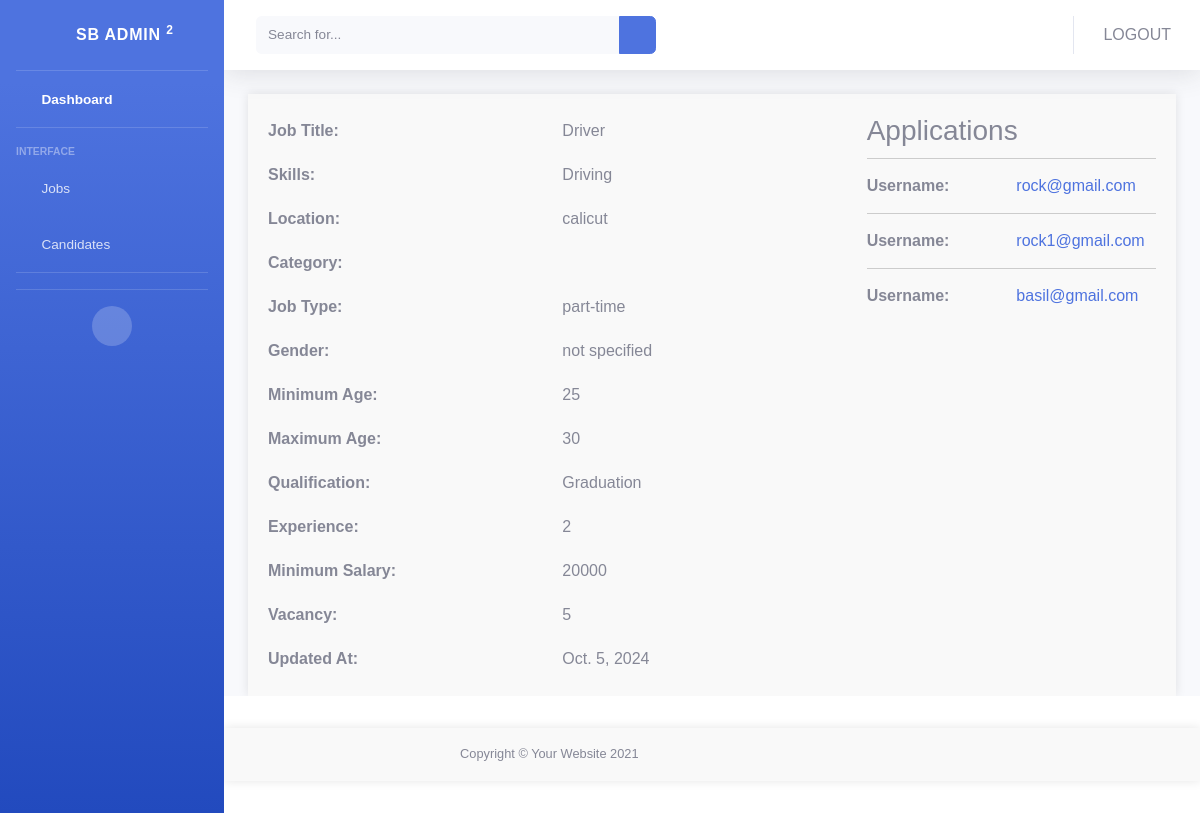
The app's page /job-details-admin/12 with its own data.
### app1/models.py (models this page shows, shortened)
class Jobs(models.Model):
    CATEGORY_TYPE = (
        ("all_categories", "All Categories"),
        ("software_development", "Software Development"),
        ("data_science", "Data Science"),
        ("marketing", "Marketing"),
        ("design", "Design"),
        ("sales", "Sales"),
        ("human_resources", "Human Resources"),
        ("finance", "Finance"),
        ("education", "Education"),
        ("healthcare", "Healthcare"),
        ("customer_service", "Customer Service"),
        ("administration", "Administration"),
        ("engineering", "Engineering"),
        ("construction", "Construction"),
        ("retail", "Retail"),
        ("transportation", "Transportation"),
        ("hospitality", "Hospitality"),
        ("legal", "Legal"),
        ("media", "Media"),
        ("real_estate", "Real Estate"),
        ("government", "Government"),
        ("other", "Other"),
    )
    JOB_TYPES = (
        ('all_type','All Job Types'),
        ("full_time", "Full Time"),
        ("part_time", "Part Time"),
        ("remote", "Remote"),
        ("freelance", "Freelance"),
    )
    JOB_LOCATION = (
      ('all', 'ALL'),
      ('trivandrum', 'Trivandrum'),
      ('kochi', 'Kochi'),
      ('kollam', 'Kollam'),
      ('kottayam', 'Kottayam'),
      ('thrissur', 'Thrissur'),
      ('palakkad', 'Palakkad'),
      ('malappuram', 'Malappuram'),
      ('calicut', 'Calicut'),
      ('kannur', 'Kannur'),
      ('wayanad', 'Wayanad'),
      ('alappuzha', 'Alappuzha'),
      ('idukki', 'Idukki'),
      ('kasaragod', 'Kasaragod'),
      ('pathanamthitta', 'Pathanamthitta'),
     )
    title = models.CharField(max_length=100)
    skills = models.CharField(max_length=100, null=True)
    location = models.CharField(choices=JOB_LOCATION, max_length=30, null=True, default='calicut')
    categories = models.CharField(choices=CATEGORY_TYPE, max_length=30, null=True, default='marketing')
    job_type = models.CharField(choices=JOB_TYPES, max_length=30, null=True, default='full_time')
    gender = models.CharField(max_length=100, null=True)
    min_age = models.IntegerField(null=True)
    max_age = models.IntegerField(null=True)
    qualification = models.CharField(max_length=100)
    experience = models.IntegerField()
    min_salary = models.CharField(max_length=100)
    max_salary = models.CharField(max_length=100)
    vacancy = models.IntegerField(null=True)
    updated_at = models.DateField(auto_now=True, null=True)

class JobApplications(models.Model):
      user = models.ForeignKey(User, on_delete = models.CASCADE)
      job = models.ForeignKey(Jobs, on_delete=models.CASCADE)
      applied_date = models.DateTimeField( auto_now=True)
      status = models.CharField(max_length = 100 , default='pending')

### app1/views.py (the view)
# urls.py: path("job-details-admin/<int:pk>",views.job_details_admin,name="job-details-admin"),
def job_details_admin(request,pk):
      job = Jobs.objects.get(id=pk)
      applications = JobApplications.objects.filter(job=job)
      context = {'job':job,'applications':applications}
      return render(request,'admin/job_details.html',context)

### templates/admin/job_details.html (shortened to what this page needs)
{% extends 'admin/base.html' %}
{% block main %}
<div class="container">
      <div class="job-details">
          <div class="label">Job Title:</div>
          <div class="value">{{job.title}}</div>
          <div class="label">Skills:</div>
          <div class="value">{{job.skills}}</div>
          <div class="label">Location:</div>
          <div class="value">{{job.location}}</div>
          <div class="label">Category:</div>
          <div class="value">{{job.category}}</div>
          <div class="label">Job Type:</div>
          <div class="value">{{job.job_type}}</div>
          <div class="label">Gender:</div>
          <div class="value">{{job.gender}}</div>
          <div class="label">Minimum Age:</div>
          <div class="value">{{job.min_age}}</div>
          <div class="label">Maximum Age:</div>
          <div class="value">{{job.max_age}}</div>
          <div class="label">Qualification:</div>
          <div class="value">{{job.qualification}}</div>
          <div class="label">Experience:</div>
          <div class="value">{{job.experience}}</div>
          <div class="label">Minimum Salary:</div>
          <div class="value">{{job.min_salary}}</div>
          <div class="label">Vacancy:</div>
          <div class="value">{{job.vacancy}}</div>
          <div class="label">Updated At:</div>
          <div class="value">{{job.updated_at}}</div>
      </div>
      <div class="applications">
          <h3>Applications</h3>
          {% for application in applications %}
              <div class="application">
                  <div class="label">Username:</div>
                  <div class="value"><a href="{% url 'application-profile-admin' application.user.id %}">{{application.user.username}}</a></div>
              </div>
          {% endfor %}
      </div>
  </div>
{% endblock %}

### templates/admin/job_details.html (style rules this page uses)
body { font-family: Arial, sans-serif; }
.container { display: grid; grid-template-columns: 2fr 1fr; gap: 20px; width: 100%; max-width: 1200px; margin: 0 auto; padding: 20px; box-shadow: 0 0 10px rgba(0, 0, 0, 0.1); background-color: #f9f9f9; }
.job-details { display: grid; grid-template-columns: 1fr 1fr; grid-gap: 10px; }
.label { font-weight: bold; padding: 5px 0; }
.value { padding: 5px 0; }
.applications { width: 100%; }
.application { display: grid; grid-template-columns: 1fr 1fr; grid-gap: 10px; border-top: 1px solid #ccc; padding-top: 10px; margin-top: 10px; }

### records on screen
Jobs: title "Driver", skills "Driving", location "calicut", job_type "part-time", gender "not specified", min_age "25", max_age "30", qualification "Graduation", experience "2", min_salary "20000", vacancy "5", updated_at "Oct. 5, 2024"
JobApplications: user.username "rock@gmail.com"
JobApplications: user.username "rock1@gmail.com"
JobApplications: user.username "basil@gmail.com"
